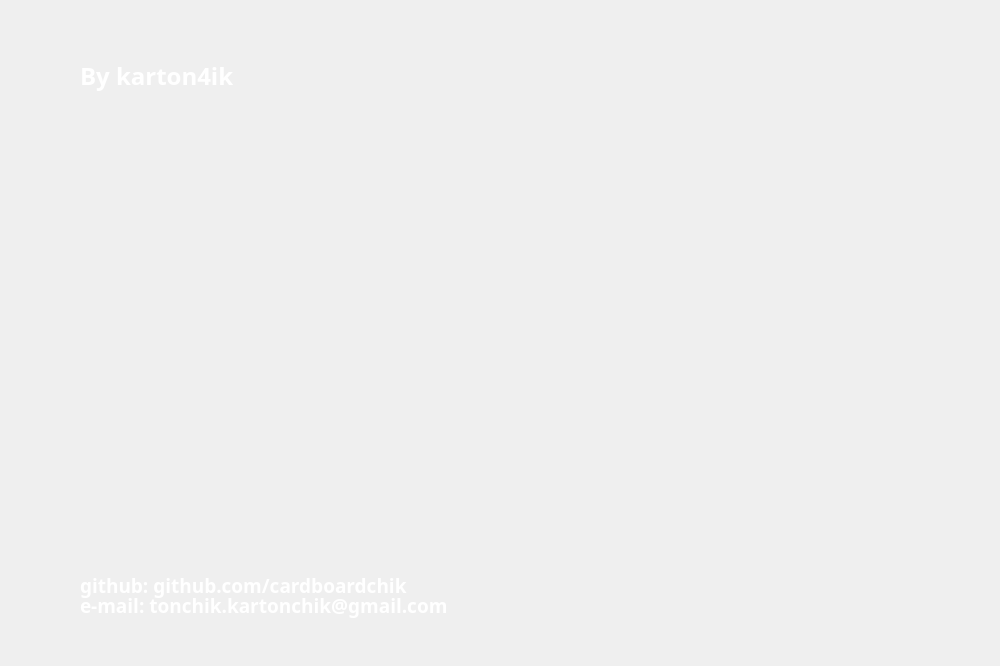
<?xml version="1.0" encoding="UTF-8"?>
<ui version="4.0">
 <class>Dialog_Contactus</class>
 <widget class="QDialog" name="Dialog_Contactus">
  <property name="geometry">
   <rect>
    <x>0</x>
    <y>0</y>
    <width>1000</width>
    <height>666</height>
   </rect>
  </property>
  <property name="minimumSize">
   <size>
    <width>1000</width>
    <height>666</height>
   </size>
  </property>
  <property name="maximumSize">
   <size>
    <width>1000</width>
    <height>666</height>
   </size>
  </property>
  <property name="windowTitle">
   <string>Contact us</string>
  </property>
  <property name="windowIcon">
   <iconset>
    <normaloff>Images/logo.png</normaloff>Images/logo.png</iconset>
  </property>
  <widget class="QLabel" name="label_photo">
   <property name="geometry">
    <rect>
     <x>0</x>
     <y>0</y>
     <width>1000</width>
     <height>666</height>
    </rect>
   </property>
   <property name="text">
    <string/>
   </property>
   <property name="pixmap">
    <pixmap>Images/hF5JKdsCvFA.jpg</pixmap>
   </property>
   <property name="scaledContents">
    <bool>true</bool>
   </property>
  </widget>
  <widget class="QLabel" name="label_by">
   <property name="geometry">
    <rect>
     <x>80</x>
     <y>60</y>
     <width>161</width>
     <height>31</height>
    </rect>
   </property>
   <property name="palette">
    <palette>
     <active>
      <colorrole role="WindowText">
       <brush brushstyle="SolidPattern">
        <color alpha="255">
         <red>255</red>
         <green>255</green>
         <blue>255</blue>
        </color>
       </brush>
      </colorrole>
     </active>
     <inactive>
      <colorrole role="WindowText">
       <brush brushstyle="SolidPattern">
        <color alpha="255">
         <red>255</red>
         <green>255</green>
         <blue>255</blue>
        </color>
       </brush>
      </colorrole>
     </inactive>
     <disabled>
      <colorrole role="WindowText">
       <brush brushstyle="SolidPattern">
        <color alpha="255">
         <red>120</red>
         <green>120</green>
         <blue>120</blue>
        </color>
       </brush>
      </colorrole>
     </disabled>
    </palette>
   </property>
   <property name="font">
    <font>
     <family>Montserrat SemiBold</family>
     <pointsize>18</pointsize>
     <weight>75</weight>
     <bold>true</bold>
    </font>
   </property>
   <property name="text">
    <string>By karton4ik</string>
   </property>
  </widget>
  <widget class="QLabel" name="label_email">
   <property name="geometry">
    <rect>
     <x>80</x>
     <y>590</y>
     <width>381</width>
     <height>31</height>
    </rect>
   </property>
   <property name="palette">
    <palette>
     <active>
      <colorrole role="WindowText">
       <brush brushstyle="SolidPattern">
        <color alpha="255">
         <red>255</red>
         <green>255</green>
         <blue>255</blue>
        </color>
       </brush>
      </colorrole>
     </active>
     <inactive>
      <colorrole role="WindowText">
       <brush brushstyle="SolidPattern">
        <color alpha="255">
         <red>255</red>
         <green>255</green>
         <blue>255</blue>
        </color>
       </brush>
      </colorrole>
     </inactive>
     <disabled>
      <colorrole role="WindowText">
       <brush brushstyle="SolidPattern">
        <color alpha="255">
         <red>120</red>
         <green>120</green>
         <blue>120</blue>
        </color>
       </brush>
      </colorrole>
     </disabled>
    </palette>
   </property>
   <property name="font">
    <font>
     <family>Montserrat SemiBold</family>
     <pointsize>14</pointsize>
     <weight>75</weight>
     <bold>true</bold>
    </font>
   </property>
   <property name="text">
    <string>e-mail: tonchik.kartonchik@gmail.com</string>
   </property>
   <property name="textInteractionFlags">
    <set>Qt::LinksAccessibleByMouse|Qt::TextSelectableByMouse</set>
   </property>
  </widget>
  <widget class="QLabel" name="label_github">
   <property name="geometry">
    <rect>
     <x>80</x>
     <y>570</y>
     <width>341</width>
     <height>31</height>
    </rect>
   </property>
   <property name="palette">
    <palette>
     <active>
      <colorrole role="WindowText">
       <brush brushstyle="SolidPattern">
        <color alpha="255">
         <red>255</red>
         <green>255</green>
         <blue>255</blue>
        </color>
       </brush>
      </colorrole>
     </active>
     <inactive>
      <colorrole role="WindowText">
       <brush brushstyle="SolidPattern">
        <color alpha="255">
         <red>255</red>
         <green>255</green>
         <blue>255</blue>
        </color>
       </brush>
      </colorrole>
     </inactive>
     <disabled>
      <colorrole role="WindowText">
       <brush brushstyle="SolidPattern">
        <color alpha="255">
         <red>120</red>
         <green>120</green>
         <blue>120</blue>
        </color>
       </brush>
      </colorrole>
     </disabled>
    </palette>
   </property>
   <property name="font">
    <font>
     <family>Montserrat SemiBold</family>
     <pointsize>14</pointsize>
     <weight>75</weight>
     <bold>true</bold>
    </font>
   </property>
   <property name="mouseTracking">
    <bool>false</bool>
   </property>
   <property name="text">
    <string>github: github.com/cardboardchik</string>
   </property>
   <property name="openExternalLinks">
    <bool>false</bool>
   </property>
   <property name="textInteractionFlags">
    <set>Qt::LinksAccessibleByMouse|Qt::TextSelectableByMouse</set>
   </property>
  </widget>
 </widget>
 <resources/>
 <connections/>
</ui>
